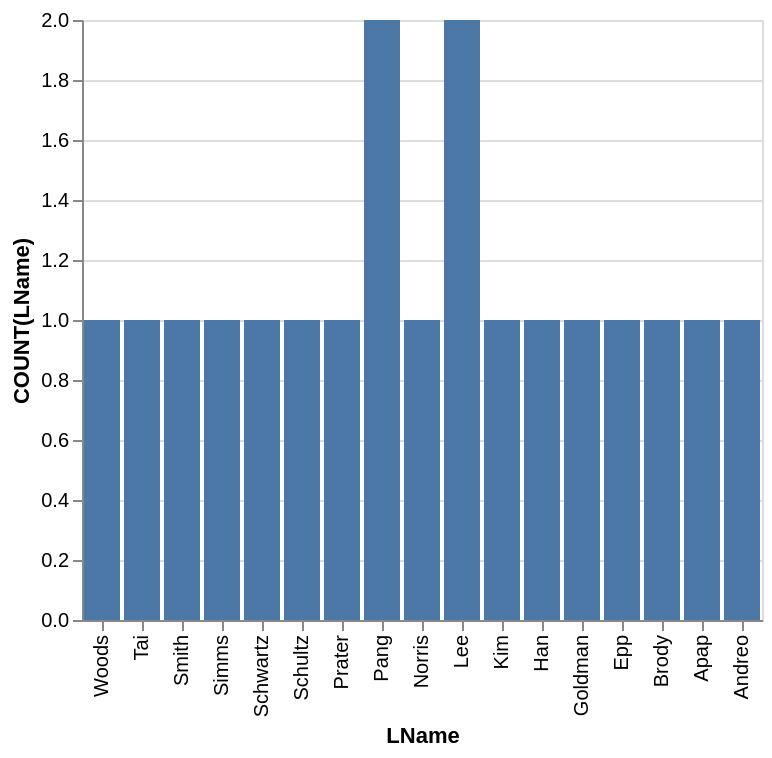

This figure's Vega-Lite source:
### Vega-Lite specification from a JSON file in a GitHub repository (floating-point values rounded to 4 significant figures)
{"data": {"values": [{"x_data": "Woods", "y_data": 1}, {"x_data": "Tai", "y_data": 1}, {"x_data": "Smith", "y_data": 1}, {"x_data": "Simms", "y_data": 1}, {"x_data": "Schwartz", "y_data": 1}, {"x_data": "Schultz", "y_data": 1}, {"x_data": "Prater", "y_data": 1}, {"x_data": "Pang", "y_data": 2}, {"x_data": "Norris", "y_data": 1}, {"x_data": "Lee", "y_data": 2}, {"x_data": "Kim", "y_data": 1}, {"x_data": "Han", "y_data": 1}, {"x_data": "Goldman", "y_data": 1}, {"x_data": "Epp", "y_data": 1}, {"x_data": "Brody", "y_data": 1}, {"x_data": "Apap", "y_data": 1}, {"x_data": "Andreo", "y_data": 1}]}, "mark": "bar", "encoding": {"x": {"field": "x_data", "type": "nominal", "title": "LName", "sort": "descending"}, "y": {"field": "y_data", "type": "quantitative", "title": "COUNT(LName)"}}}
